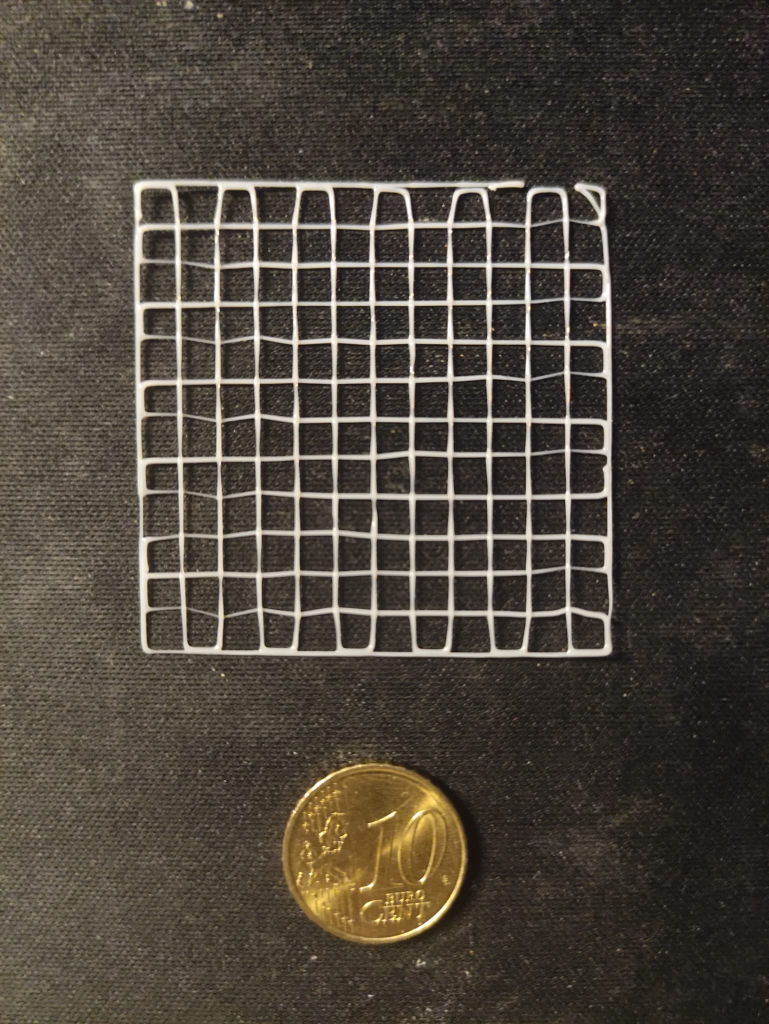
#> input picture src/data/input/image/bad_adhesion_grid_box.jpg, 1537 x 2048 px (shown at 1/2 size)
$ python -i common.py   (imports and definitions only)
#> lines starting #> are read from the running program, lines starting #| are printed output that depends on the picture; after the words box and inside, x2 and y2 are one past the last pixel; in counts of white or black regions, pixels touching at a corner belong together
#> further down, picture is the input picture: shape (2048, 1537, 3); mean B, G, R 59.4, 68.5, 76
import cv2
import imutils
import numpy as np
from typing import List

class CommonPrints(object):
    """Class containing common functions of printing

    Methods:
        system_out (exception: Exception):
            Static method for printing exceptions and exiting from the
            execution
        print_image (
                image_name: str,
                image: np.ndarray,
                width=None,
                show_flag=False):
            Static method to print an image with opencv imshow function
        print_images (
                image_names: List[str],
                images: List[np.ndarray],
                width = None,
                show_flag=False):
            Static method to print multiple images with opencv imshow function
    """

    # [66 lines left out: functions system_out, print_image, print_images, not called in this run]

class CommonFunctionalities(object):
    """Class containing common functionalities of the modules

    Methods:
        get_box_coordinates (contour: np.ndarray):
            Method to obtain the minimun area of a contour as a rectangle with
            fore coordinates
        get_segmented_image (image: np.ndarray):
            Method to obtain a segmented image
        find_and_grab_contours (
                segmented_image: np.ndarray):
            Method to find the contours of a segmented image and grab them
        get_translated_object (
                image: np.ndarray,
                top_left: tuple[float],
                top_right: tuple[float],
                bottom_right: tuple[float],
                bottom_left: tuple[float],
                translation_coords: tuple[float],
                original_shape: tuple[float],
                extra_offset: int):
            Method to translate and object to another part of the image
    """

    # [18 lines left out: function get_box_coordinates, not called in this run]

    @staticmethod
    def get_segmented_image(image: np.ndarray) -> np.ndarray:
        """Method to obtain a segmented image

        Parameters:
            image (np.ndarray): Image to be segmented

        Returns:
            np.ndarray: Segmented image
        """

        # Convert the image to grayscale and blur it slightly
        # Blurring the image helps remove some of the high frequency edges
        # in the image and allow a more clean segmentation
        gray_image = cv2.cvtColor(image, cv2.COLOR_BGR2GRAY)
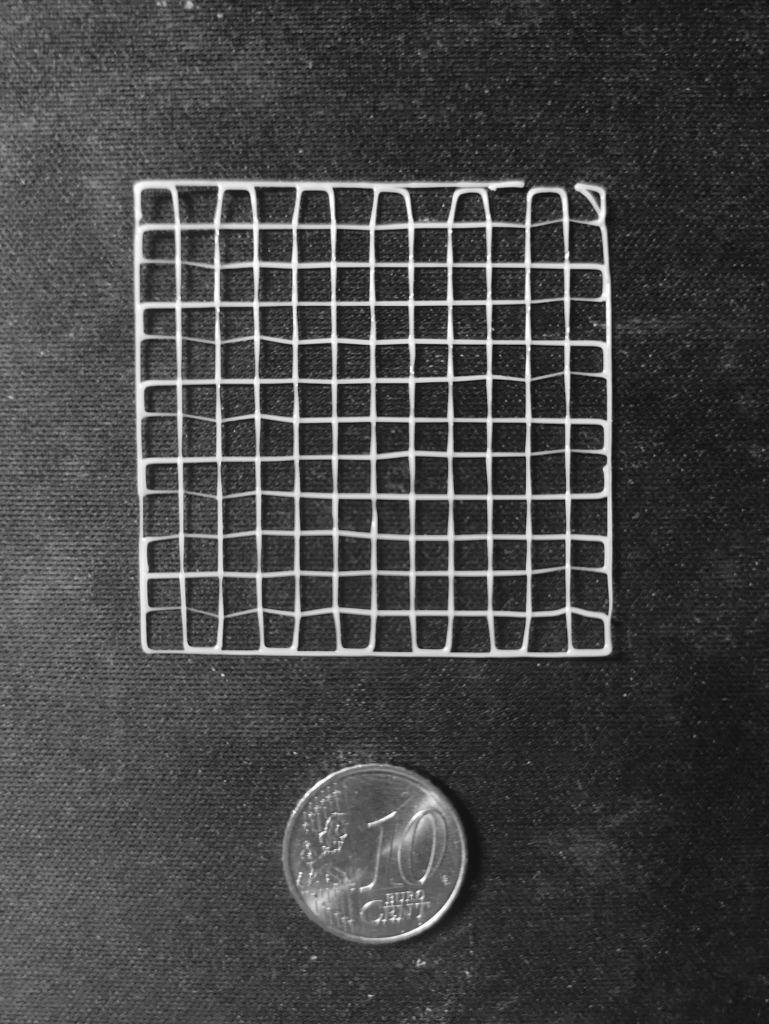
#> gray_image: shape (2048, 1537) (shown at 1/2 size); min 8, max 255, mean 69.7
        blurred_image = cv2.GaussianBlur(gray_image, (7, 7), 0)

        segmented_image = cv2.threshold(
            blurred_image, 0, 255, cv2.THRESH_BINARY | cv2.THRESH_OTSU)[1]
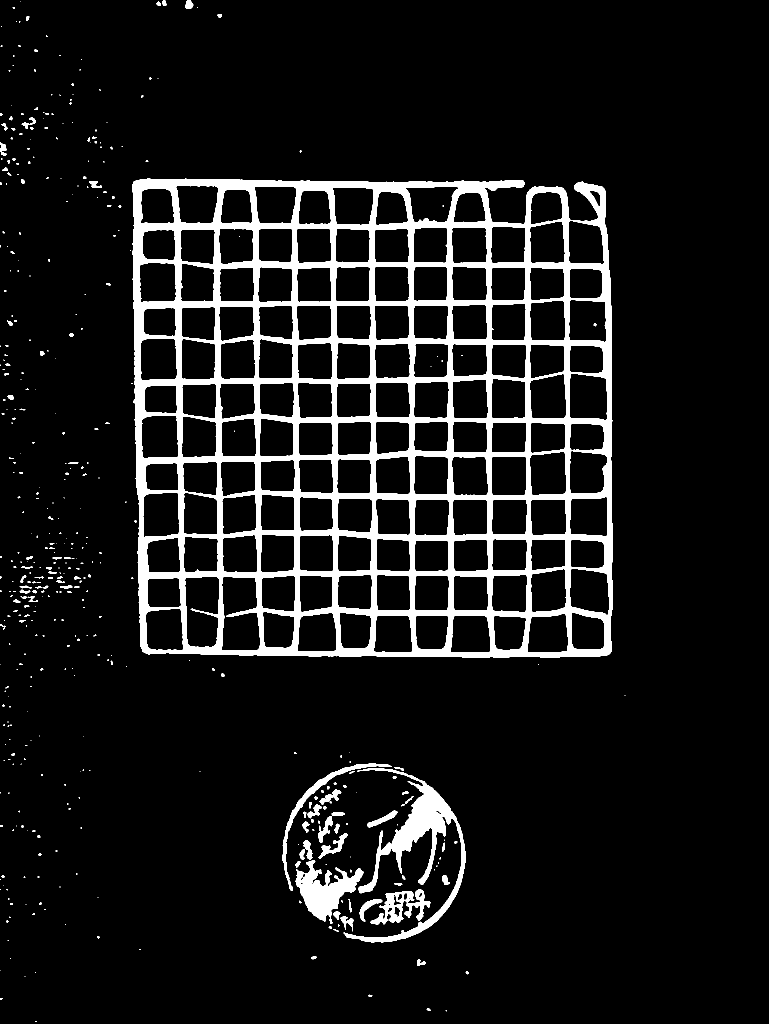
#> segmented_image: shape (2048, 1537) (shown at 1/2 size); 9.2% white; 451 white regions (315 under 20 px), largest, box (x1, y1, x2, y2) and area: (265, 356, 1226, 1315) 247973, (687, 1536, 931, 1886) 15303, (591, 1721, 727, 1843) 7342

        return segmented_image

    # [76 lines left out: functions find_and_grab_contours, get_translated_object, not called in this run]

class CommonMorphologyOperations(object):
    """Class contining common functions for morphology operations over images

    Methods:
        morphologyEx_opening (
                segmented_image: np.ndarray,
                kernel_size: tuple[float, float]):
            Method to make an opening morphology operation over an image
    """

    # [21 lines left out: function morphologyEx_opening, not called in this run]

>>> import cv2
>>> picture = cv2.imread('../../data/input/image/bad_adhesion_grid_box.jpg')
>>> result = CommonFunctionalities().get_segmented_image(picture)

$ run again, on src/data/input/image/wrong_z_offset_honeycomb_box.jpg
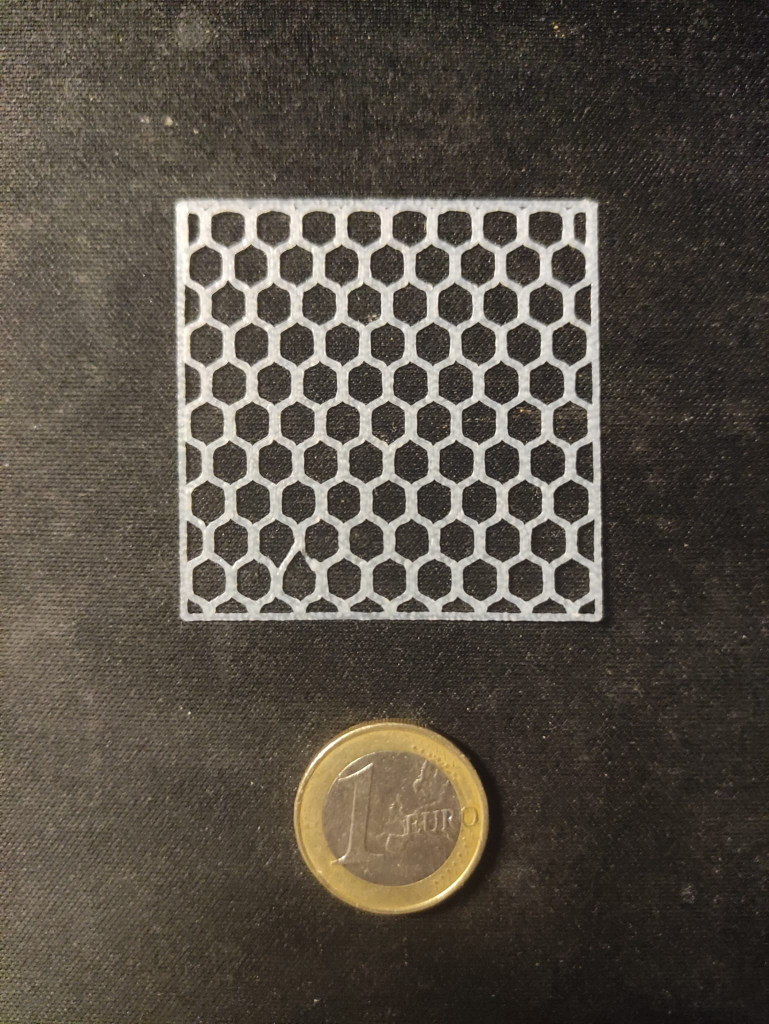
#> input picture src/data/input/image/wrong_z_offset_honeycomb_box.jpg, 1537 x 2048 px (shown at 1/2 size)
#> picture is the input picture: shape (2048, 1537, 3); mean B, G, R 67.8, 77.5, 85
#> in get_segmented_image, `gray_image = cv2.cvtColor(image, cv2.COLOR_BGR2GRAY)`:
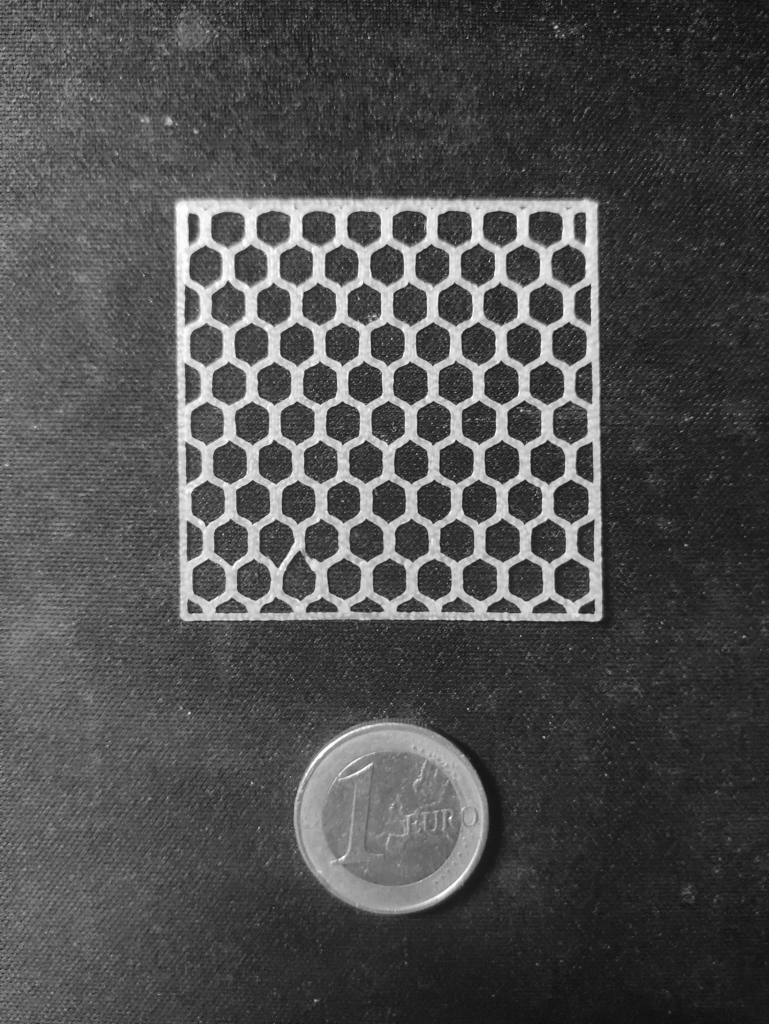
#> gray_image: shape (2048, 1537) (shown at 1/2 size); min 2, max 255, mean 78.6
#> in get_segmented_image, `segmented_image = cv2.threshold( blurred_image, 0, 255, cv2.THRESH_BIN..`:
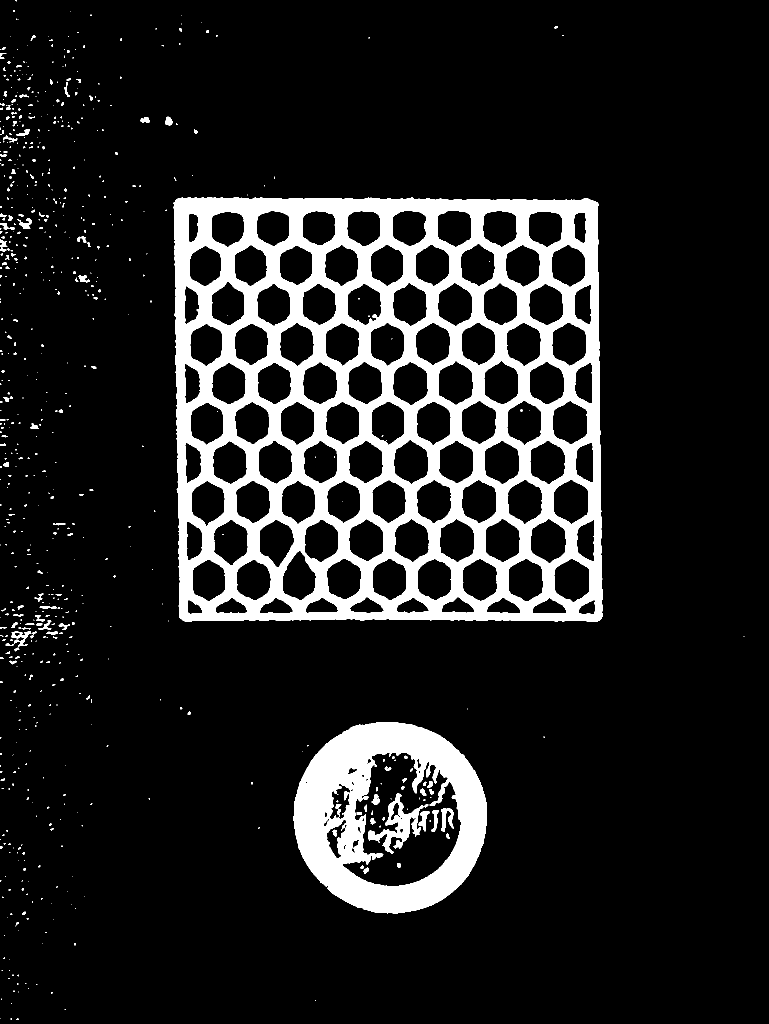
#> segmented_image: shape (2048, 1537) (shown at 1/2 size); 12.9% white; 712 white regions (545 under 20 px), largest, box (x1, y1, x2, y2) and area: (347, 394, 1205, 1244) 316271, (587, 1444, 974, 1827) 71485, (736, 1586, 847, 1708) 4052
